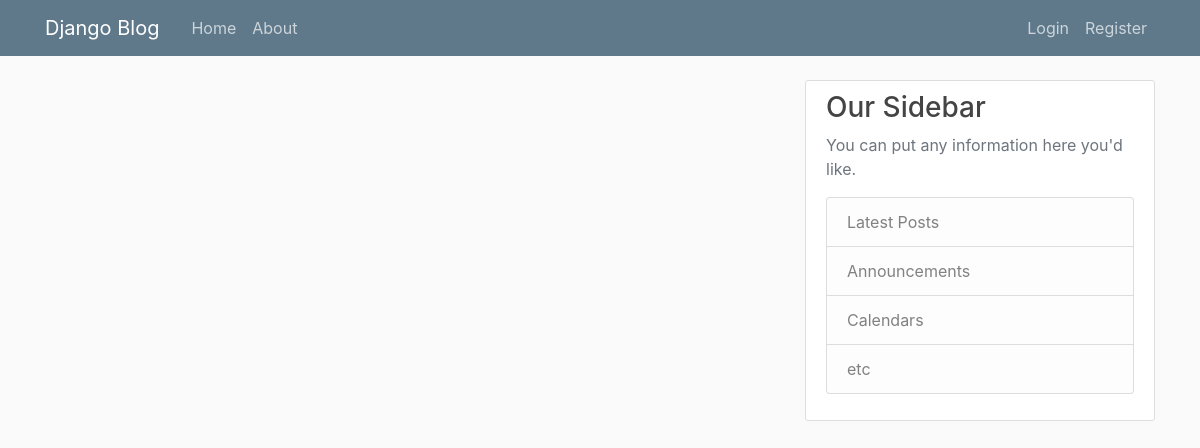
The app's page /, older data.
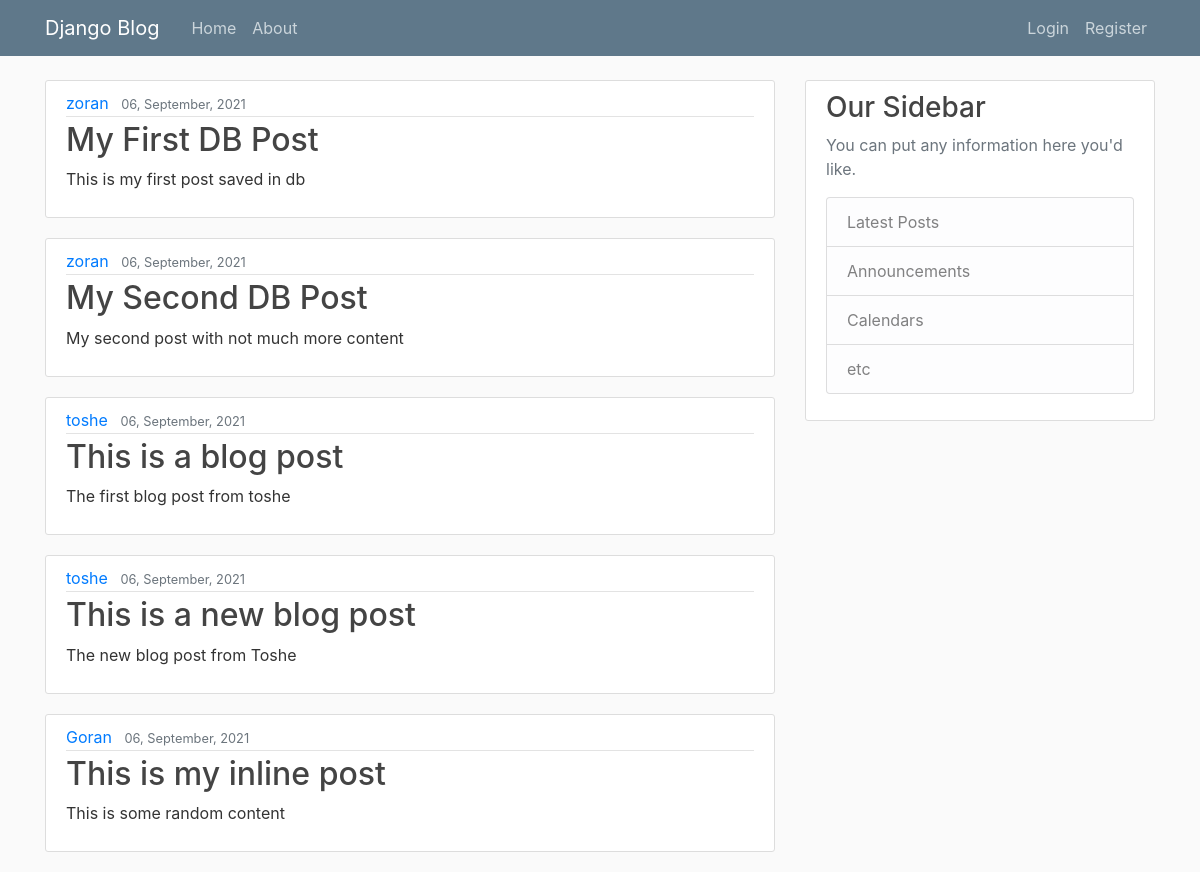
The same page, newer data.
### blog/models.py (models this page shows, shortened)
class Post(models.Model):
    title = models.CharField(max_length=100)
    content = models.TextField()
    date_posted = models.DateTimeField(default=timezone.now)
    author = models.ForeignKey(User, on_delete=models.CASCADE)

### blog/views.py (the view)
# urls.py: path("", views.home, name="blog-home"),
def home(request):
    context = {
        "posts": Post.objects.all(),
        "title": "Blog Home",
    }
    return render(request, "blog/home.html", context=context)

### blog/templates/blog/home.html
{% extends "blog/base.html" %}
{% block content %}
    {% for post in posts %}
        <article class="media content-section">
          <div class="media-body">
            <div class="article-metadata">
              <a class="mr-2" href="#">{{ post.author }}</a>
              <small class="text-muted">{{ post.date_posted|date:"d, F, Y" }}</small>
            </div>
            <h2><a class="article-title" href="#">{{ post.title }}</a></h2>
            <p class="article-content">{{ post.content }}</p>
          </div>
        </article>
    {% endfor %}
{% endblock %}

### blog/templates/blog/base.html (shortened to what this page needs)
{% load static %}
<!DOCTYPE html>
<html lang="en">
    <head>
        <link rel="stylesheet" href="https://maxcdn.bootstrapcdn.com/bootstrap/4.0.0/css/bootstrap.min.css">
        <link rel="stylesheet" type="text/css" href="{% static 'blog/main.css' %}">
    </head>
    <body>
        <header class="site-header">
          <nav class="navbar navbar-expand-md navbar-dark bg-steel fixed-top">
            <div class="container">
              <a class="navbar-brand mr-4" href="{% url 'blog-home' %}">Django Blog</a>
              <div class="collapse navbar-collapse" id="navbarToggle">
                <div class="navbar-nav mr-auto">
                  <a class="nav-item nav-link" href="{% url 'blog-home' %}">Home</a>
                  <a class="nav-item nav-link" href="{% url 'blog-about' %}">About</a>
                </div>
                <div class="navbar-nav">
                    {% if user.is_authenticated %}
                        <a class="nav-item nav-link" href="{% url 'users-profile' %}">My Profile</a>
                        <a class="nav-item nav-link" href="{% url 'users-logout' %}">Logout</a>
                    {% else %}
                        <a class="nav-item nav-link" href="{% url 'users-login' %}">Login</a>
                        <a class="nav-item nav-link" href="{% url 'users-register' %}">Register</a>
                    {% endif %}
                </div>
              </div>
            </div>
          </nav>
        </header>
        <main role="main" class="container">
          <div class="row">
            <div class="col-md-8">
                {% block content %}{% endblock %}
            </div>
            <div class="col-md-4">
              <div class="content-section">
                <h3>Our Sidebar</h3>
                <p class='text-muted'>You can put any information here you'd like.
                  <ul class="list-group">
                    <li class="list-group-item list-group-item-light">Latest Posts</li>
                    <li class="list-group-item list-group-item-light">Announcements</li>
                    <li class="list-group-item list-group-item-light">Calendars</li>
                    <li class="list-group-item list-group-item-light">etc</li>
                  </ul>
                </p>
              </div>
            </div>
          </div>
        </main>
    </body>
</html>

### blog/static/blog/main.css (style rules this page uses)
body { background: #fafafa; color: #333333; margin-top: 5rem; }
h1, h2, h3, h4, h5, h6 { color: #444444; }
ul { margin: 0; }
.bg-steel { background-color: #5f788a; }
.site-header .navbar-nav .nav-link { color: #cbd5db; }
.content-section { background: #ffffff; padding: 10px 20px; border: 1px solid #dddddd; border-radius: 3px; margin-bottom: 20px; }
.article-title { color: #444444; }
.article-content { white-space: pre-line; }
.article-metadata { padding-bottom: 1px; margin-bottom: 4px; border-bottom: 1px solid #e3e3e3 }

Row changes from the older to the newer data that the page shows:
added Post: author "zoran", date_posted "06, September, 2021", title "My First DB Post", content "This is my first post saved in db"
added Post: author "zoran", date_posted "06, September, 2021", title "My Second DB Post", content "My second post with not much more content"
added Post: author "toshe", date_posted "06, September, 2021", title "This is a blog post", content "The first blog post from toshe"
added Post: author "toshe", date_posted "06, September, 2021", title "This is a new blog post", content "The new blog post from Toshe"
added Post: author "Goran", date_posted "06, September, 2021", title "This is my inline post", content "This is some random content"
